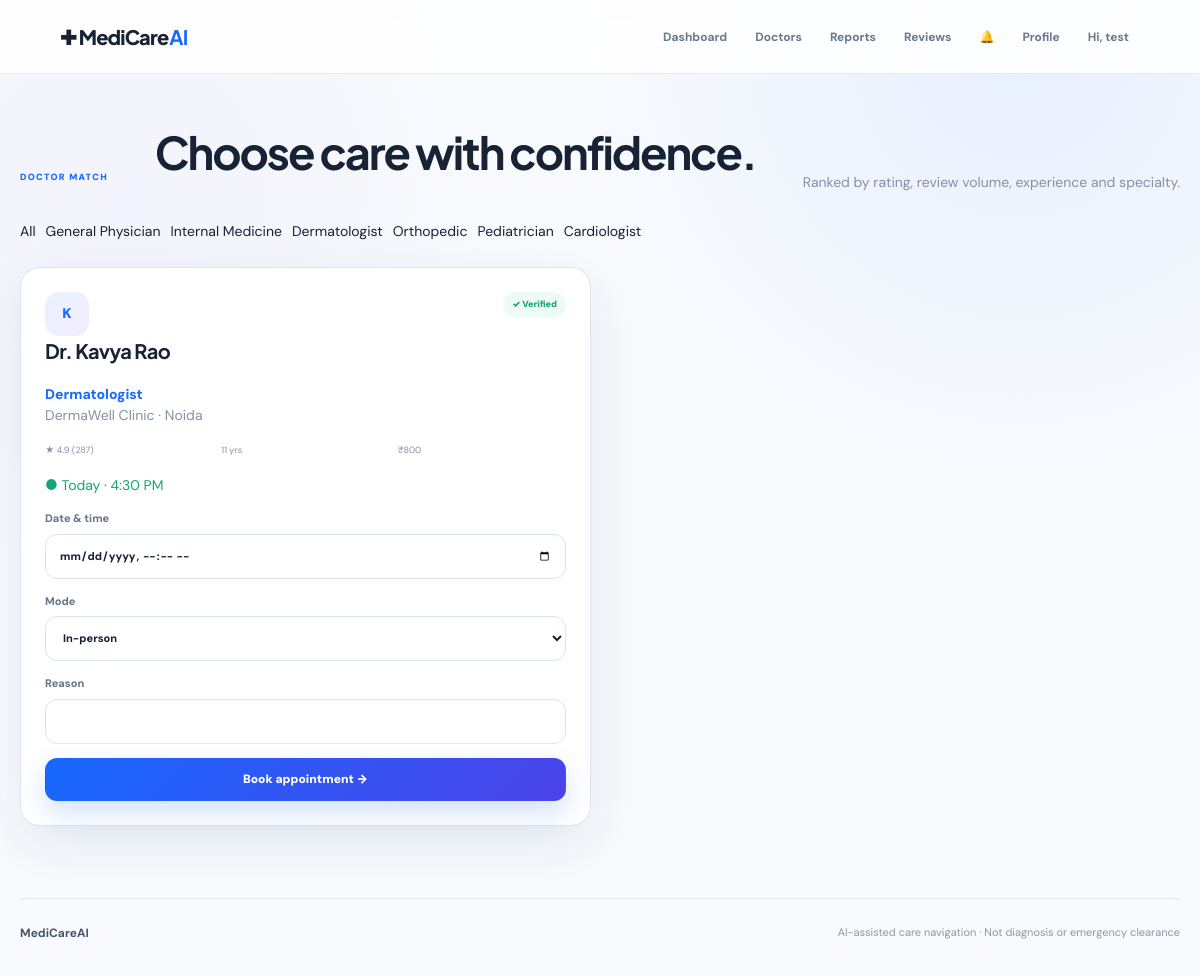
/doctors?specialty=Dermatologist (signed in), run on the app's committed database.
### tables this page shows
CREATE TABLE doctors(id INTEGER PRIMARY KEY,name TEXT,specialty TEXT,hospital TEXT,city TEXT,experience INT,rating REAL,reviews INT,fee INT,availability TEXT,verified INT DEFAULT 1);

### app.py (the view)
@app.route('/doctors')
@auth
def doctors():
 s=request.args.get('specialty','');c=db();q='SELECT * FROM doctors '+('WHERE specialty=? ' if s else '')+'ORDER BY rating DESC,reviews DESC';ds=c.execute(q,(s,) if s else ()).fetchall();c.close();return render_template('doctors.html',doctors=ds,specialty=s)

### app.py (called while the page is built)
def db():
 c=sqlite3.connect(DB); c.row_factory=sqlite3.Row; c.execute('PRAGMA foreign_keys=ON'); return c

def auth(f):
 @wraps(f)
 def w(*a,**k):
  if 'uid' not in session:return redirect(url_for('login'))
  return f(*a,**k)
 return w

@app.context_processor
def context():
 n=0
 if session.get('uid'):
  c=db();n=c.execute('SELECT COUNT(*) FROM notifications WHERE user_id=? AND read=0',(session['uid'],)).fetchone()[0];c.close()
 return {'user':session.get('name'),'role':session.get('role'),'unread':n}

### templates/doctors.html
{%extends 'base.html'%}{%block title%}Doctors{%endblock%}{%block content%}<section class="pagehead"><small class="eyebrow">DOCTOR MATCH</small><h1>Choose care with <span>confidence.</span></h1><p class="muted">Ranked by rating, review volume, experience and specialty.</p></section><div class="filters"><a href="/doctors">All</a>{%for s in ['General Physician','Internal Medicine','Dermatologist','Orthopedic','Pediatrician','Cardiologist']%}<a href="/doctors?specialty={{s}}">{{s}}</a>{%endfor%}</div><div class="doctorGrid">{%for d in doctors%}<article class="card doctor"><div class="split"><div class="docavatar">{{d.name.split()[1][0]}}</div><span class="verified">✓ Verified</span></div><h2>{{d.name}}</h2><b class="blue">{{d.specialty}}</b><p class="muted">{{d.hospital}} · {{d.city}}</p><div class="stats"><span>★ {{d.rating}} ({{d.reviews}})</span><span>{{d.experience}} yrs</span><span>₹{{d.fee}}</span></div><p class="green">● {{d.availability}}</p><form method="post" action="/book/{{d.id}}"><label>Date & time<input type="datetime-local" name="when_at" required></label><label>Mode<select name="mode"><option>In-person</option><option>Video consultation</option></select></label><label>Reason<input name="reason"></label><button class="btn primary full">Book appointment →</button></form></article>{%endfor%}</div>{%endblock%}

### static/css/style.css (style rules this page uses)
:root { --mc-blue: #1769ff; --mc-blue-dark: #0e52d8; --mc-indigo: #7658e8; --mc-ink: #172235; --mc-text: #52647a; --mc-muted: #8491a3; --mc-line: #e2e9f2; --mc-soft: #f6f9fd; --mc-card: rgba(255,255,255,.94); --mc-green: #15a477; --mc-red: #e45454; --mc-shadow: 0 18px 55px rgba(31, 58, 93, .09); }
* { box-sizing: border-box; }
html { scroll-behavior: smooth; }
body { margin: 0; min-height: 100vh; color: var(--mc-ink); background: radial-gradient(circle at 85% 5%, rgba(23,105,255,.07), transparent 28rem), radial-gradient(circle at 10% 20%, rgba(118,88,232,.045), transparent 24rem), #f8fafd; font-family: "DM Sans", system-ui, -apple-system, BlinkMacSystemFont, "Segoe UI", sans-serif; font-size: 14px; line-height: 1.5; }
a { color: inherit; text-decoration: none; }
button, input, textarea, select { font: inherit; }
button { cursor: pointer; }
h1, h2, h3, h4 { font-family: "Plus Jakarta Sans", "DM Sans", sans-serif; color: var(--mc-ink); }
h1 { letter-spacing: -.045em; }
h2 { letter-spacing: -.03em; }
p { margin-top: 0; }
.eyebrow { display: inline-block; margin-bottom: 8px; color: var(--mc-blue); font-size: 9px; font-weight: 900; letter-spacing: .14em; }
.muted { color: var(--mc-muted); }
.blue { color: var(--mc-blue); font-weight: 800; }
.green { color: var(--mc-green); }
.split { display: flex; align-items: center; justify-content: space-between; gap: 18px; }
.pagehead, .dashHead { display: flex; align-items: flex-end; justify-content: space-between; gap: 30px; margin-bottom: 28px; }
.pagehead h1, .dashHead h1 { margin: 0 0 7px; font-size: clamp(30px, 4vw, 45px); }
.pagehead p, .dashHead p { margin-bottom: 0; }
.card { background: var(--mc-card); border: 1px solid rgba(220,229,239,.95); border-radius: 20px; padding: 24px; box-shadow: var(--mc-shadow); }
.card h2 { margin: 0 0 18px; font-size: 20px; }
.btn { display: inline-flex; align-items: center; justify-content: center; min-height: 43px; gap: 8px; padding: 10px 16px; border: 1px solid transparent; border-radius: 12px; font-size: 12px; font-weight: 900; transition: .2s ease; }
.btn.primary { color: #fff; background: linear-gradient(135deg, var(--mc-blue), #4c42e8); box-shadow: 0 11px 28px rgba(23,105,255,.2); }
.btn.full { width: 100%; }
label { display: grid; gap: 7px; margin-bottom: 14px; color: #65768b; font-size: 11px; font-weight: 800; }
input, textarea, select { width: 100%; min-height: 45px; padding: 11px 13px; border: 1px solid #dce5ef; border-radius: 12px; outline: none; color: var(--mc-ink); background: #fff; box-shadow: inset 0 1px 2px rgba(30,50,75,.02); transition: .2s ease; }
input::placeholder, textarea::placeholder { color: #a5afbd; }
.badge, .verified, .live-badge { display: inline-flex; align-items: center; padding: 6px 9px; border-radius: 99px; background: #eef5ff; color: var(--mc-blue); font-size: 9px; font-weight: 900; white-space: nowrap; }
.avatar, .docavatar { display: grid; place-items: center; flex: 0 0 auto; width: 44px; height: 44px; border-radius: 14px; color: var(--mc-blue); background: linear-gradient(135deg, #e9f1ff, #f2edff); font-weight: 900; }
.filters { display: flex; align-items: center; gap: 10px; flex-wrap: wrap; margin-bottom: 25px; }
.doctorGrid { display: grid; grid-template-columns: repeat(2, minmax(0, 1fr)); gap: 18px; }
.doctor { transition: .2s ease; }
.doctor .split { align-items: flex-start; }
.doctor .stats { display: grid; grid-template-columns: repeat(3, 1fr); gap: 8px; margin: 18px 0; }
.doctor .stats b, .doctor .stats span { display: block; }
.doctor .stats span { color: var(--mc-muted); font-size: 9px; }
.verified { background: #edfaf6; color: var(--mc-green); }

### data on the page
doctors: name "K", name "Dr. Kavya Rao", specialty "Dermatologist", hospital "DermaWell Clinic", city "Noida", rating "4.9", reviews "287", experience "11", fee "800", availability "Today · 4:30 PM"

### other printed values
{{ user.split()[0] }} "test"
{{ s }} "General Physician" "Internal Medicine" "Dermatologist" "Orthopedic" "Pediatrician" "Cardiologist"
